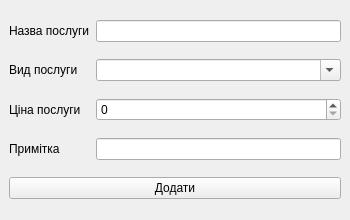
<?xml version="1.0" encoding="UTF-8"?>
<ui version="4.0">
 <class>AddService</class>
 <widget class="QMainWindow" name="AddService">
  <property name="geometry">
   <rect>
    <x>0</x>
    <y>0</y>
    <width>350</width>
    <height>220</height>
   </rect>
  </property>
  <property name="minimumSize">
   <size>
    <width>350</width>
    <height>220</height>
   </size>
  </property>
  <property name="maximumSize">
   <size>
    <width>350</width>
    <height>220</height>
   </size>
  </property>
  <property name="windowTitle">
   <string>Додати послугу</string>
  </property>
  <widget class="QWidget" name="centralwidget">
   <layout class="QGridLayout" name="gridLayout">
    <item row="0" column="0">
     <widget class="QLabel" name="label">
      <property name="text">
       <string>Назва послуги</string>
      </property>
     </widget>
    </item>
    <item row="2" column="0">
     <widget class="QLabel" name="label_3">
      <property name="text">
       <string>Ціна послуги</string>
      </property>
     </widget>
    </item>
    <item row="3" column="0">
     <widget class="QLabel" name="label_4">
      <property name="text">
       <string>Примітка</string>
      </property>
     </widget>
    </item>
    <item row="0" column="1">
     <widget class="QLineEdit" name="ServiceTitleLineEdit"/>
    </item>
    <item row="1" column="0">
     <widget class="QLabel" name="label_2">
      <property name="text">
       <string>Вид послуги</string>
      </property>
     </widget>
    </item>
    <item row="4" column="0" colspan="2">
     <widget class="QPushButton" name="AddServiceButton">
      <property name="text">
       <string>Додати</string>
      </property>
     </widget>
    </item>
    <item row="3" column="1">
     <widget class="QLineEdit" name="CommentaryTextEdit"/>
    </item>
    <item row="2" column="1">
     <widget class="QSpinBox" name="PriceSpinBox">
      <property name="maximum">
       <number>999999</number>
      </property>
     </widget>
    </item>
    <item row="1" column="1">
     <widget class="QComboBox" name="ServiceType">
      <property name="editable">
       <bool>true</bool>
      </property>
     </widget>
    </item>
   </layout>
  </widget>
 </widget>
 <resources/>
 <connections/>
</ui>
